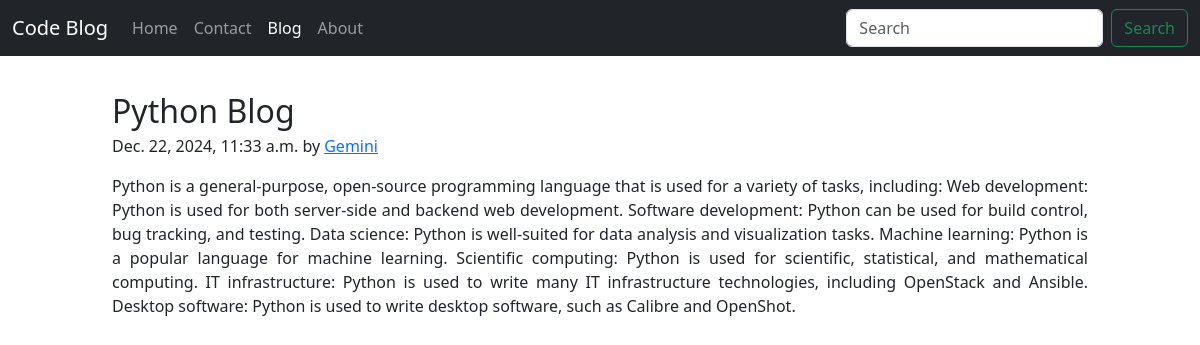
The app's page /blog/pythonblog with its own data.
### blog/models.py (models this page shows, shortened)
class Post(models.Model):
    sno = models.AutoField(primary_key=True)
    title = models.CharField(max_length=50)
    content = models.TextField()
    author = models.CharField(max_length=15)
    slug = models.CharField(max_length=50)
    timestamp = models.DateTimeField(blank=True)

### blog/views.py (the view)
# urls.py: path('<str:slug>', views.blogpost, name='blogpost'),
def blogpost (request,slug):
    post = Post.objects.filter(slug=slug).first()
    contex = {'post': post}
    return render(request,'blog/blogpost.html',contex)

### templates/blog/blogpost.html (shortened to what this page needs)
{% extends 'home/base.html' %}
{% block ac-blog %}
  <a class="nav-link active" aria-current="page" href="/blog">Blog</a>
{% endblock %}
{% block body %}
<div class="container my-3" style="padding-top: 20px; max-width: 1000px;">
  <article class="blog-post">
    <h2 class="blog-post-title mb-1">{{post.title}}</h2>
    <p class="blog-post-meta"> {{post.timestamp}} by <a href="/about">{{post.author}}</a></p>
    <p style="text-align: justify;">{{post.content}}</p>
  </article>
</div>
{% endblock %}

### records on screen
Post: title "Python Blog", timestamp "Dec. 22, 2024, 11:33 a.m.", author "Gemini", content "Python is a general-purpose, open-source programming language that is used for a variety of tasks, including: Web development: Python is used for both server-side and backend web development. Software development: Python can be used for build control, bug tracking, and testing. Data science: Python is well-suited for data analysis and visualization tasks. Machine learning: Python is a popular language for machine learning. Scientific computing: Python is used for scientific, statistical, and mathematical computing. IT infrastructure: Python is used to write many IT infrastructure technologies, including OpenStack and Ansible. Desktop software: Python is used to write desktop software, such…"
